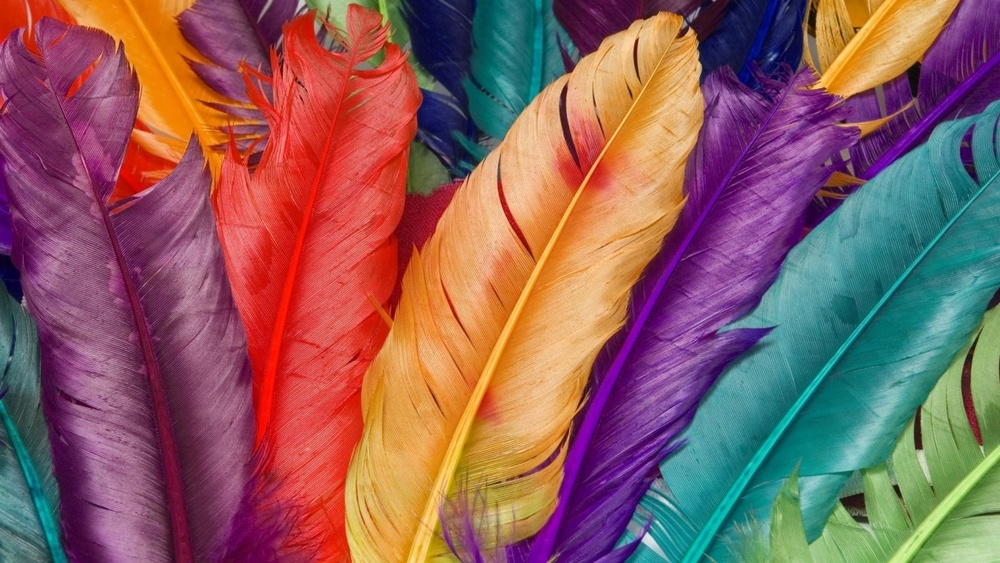
#> input picture hw1/chris/imgs/I0.jpg, 1000 x 563 px, shrunk from 1400 x 788 before the run
$ python Q5.py
#> lines starting #> are read from the running program, lines starting #| are printed output that depends on the picture
import os

import cv2
import numpy as np

img = cv2.imread('./imgs/I0.jpg')
#> img is the input picture: shape (563, 1000, 3); mean B, G, R 93.9, 95.2, 139.8
os.makedirs('./imgs/Q5', exist_ok=True)

# 1. 调整亮度
# 使用convertScaleAbs
# 亮度增强
img_bright = cv2.convertScaleAbs(img, alpha=1, beta=100)
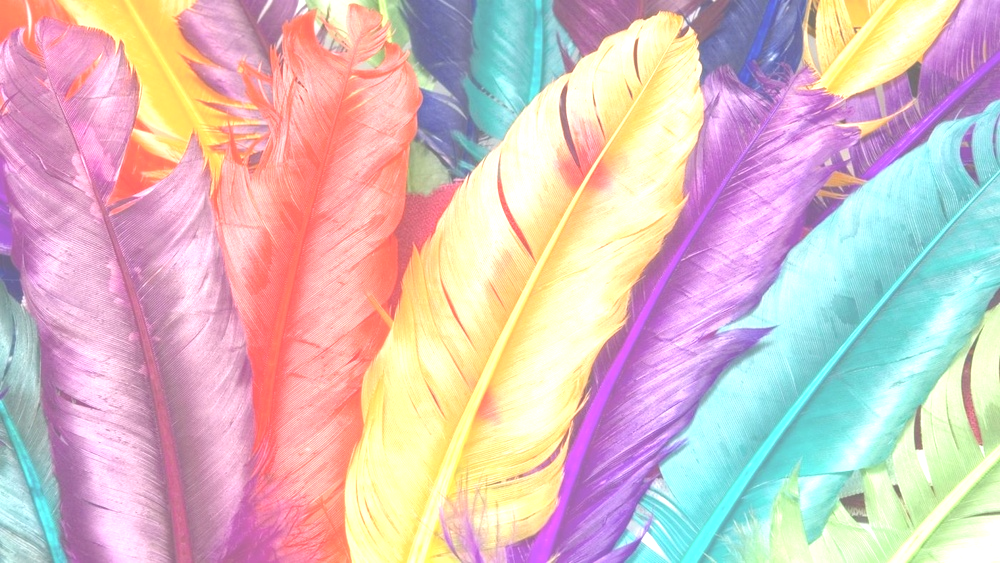
#> img_bright: shape (563, 1000, 3); mean B, G, R 192.6, 191.1, 215.2
cv2.imwrite('./imgs/Q5/I0_bright.jpg', img_bright)

# 2. 调整对比度
# 使用convertScaleAbs
# 对比度增强
img_contrast = cv2.convertScaleAbs(img, alpha=2, beta=0)
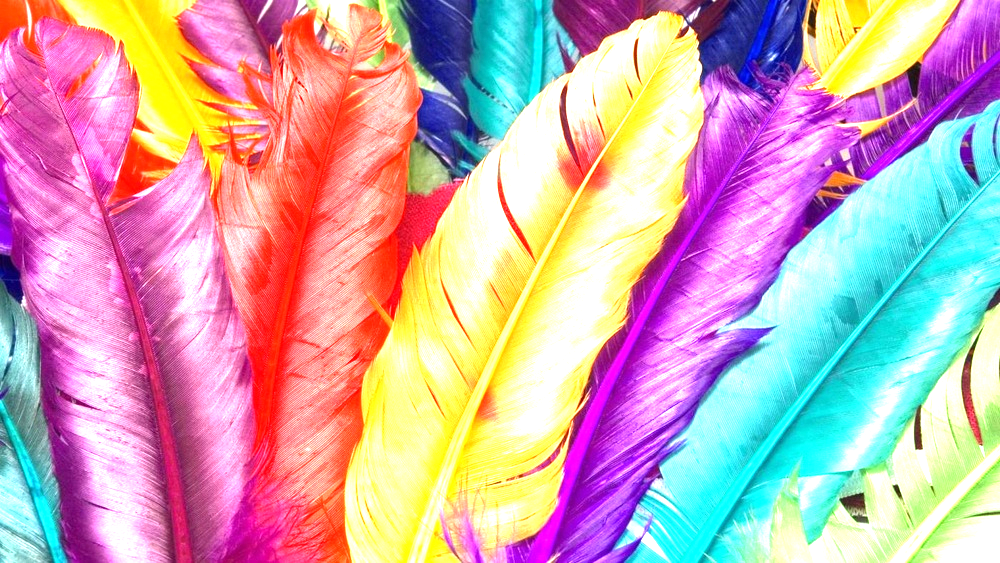
#> img_contrast: shape (563, 1000, 3); mean B, G, R 176.5, 168, 203.5
cv2.imwrite('./imgs/Q5/I0_contrast.jpg', img_contrast)

# 3. 调整饱和度
# 转到HSV空间，调整S通道
# 饱和度增强
img_hsv = cv2.cvtColor(img, cv2.COLOR_BGR2HSV)
#> img_hsv: shape (563, 1000, 3); mean H, S, V 83.1, 165.7, 161.6
h, s, v = cv2.split(img_hsv)
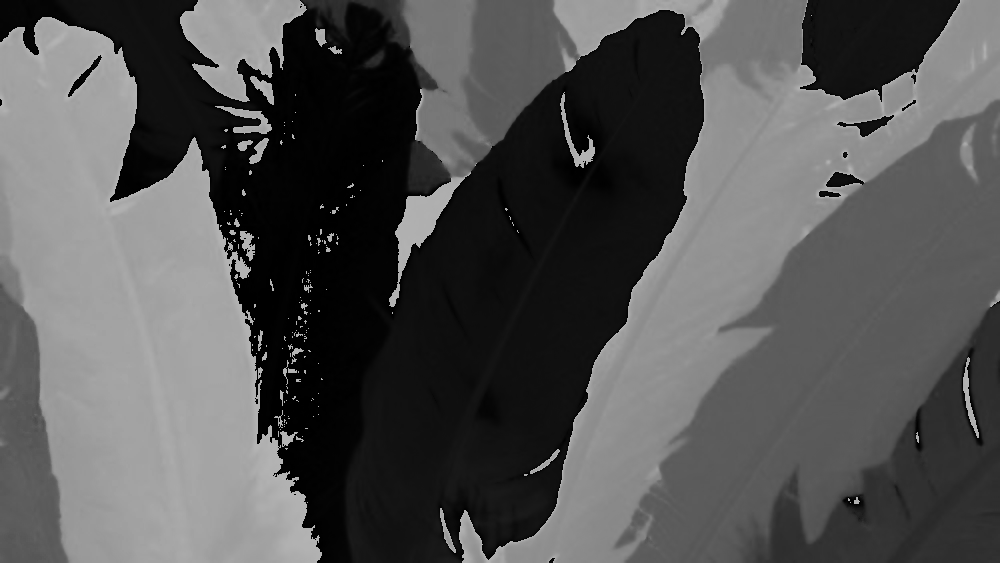
#> h: shape (563, 1000); min 0, max 179, mean 83.1
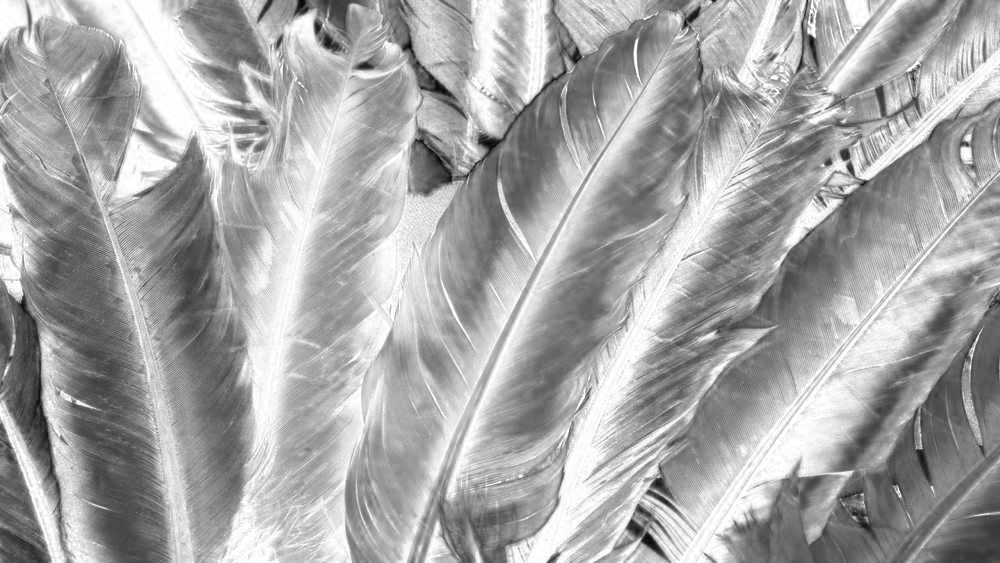
#> s: shape (563, 1000); min 0, max 255, mean 165.7
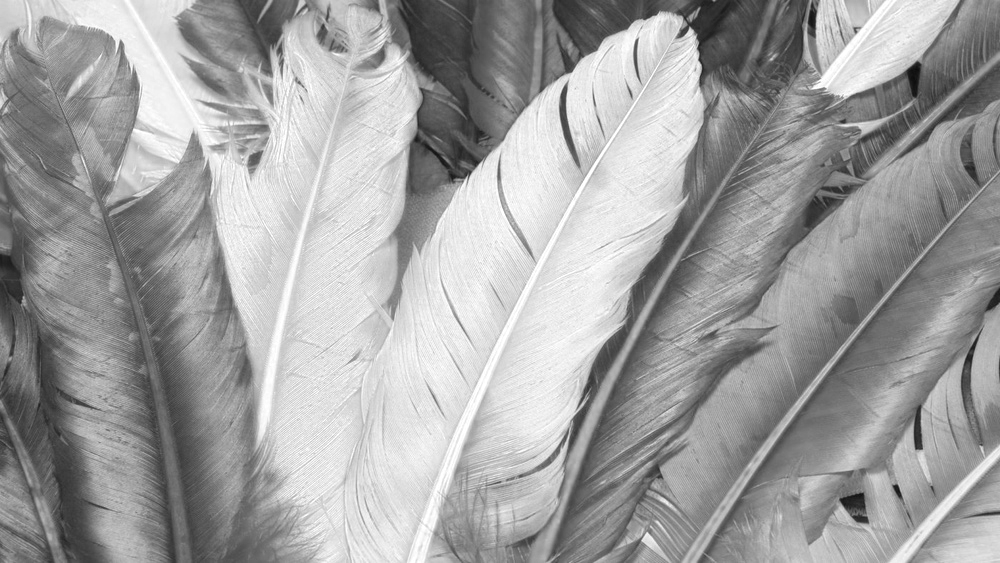
#> v: shape (563, 1000); min 13, max 255, mean 161.6
# 为了给S通道加50，创建一个与S通道同形状的数组，所有值都是50。
s_add = np.full(s.shape, 50, dtype=np.uint8)
# 使用cv2.add来确保加法结果不会超过255的范围
s = cv2.add(s, s_add)
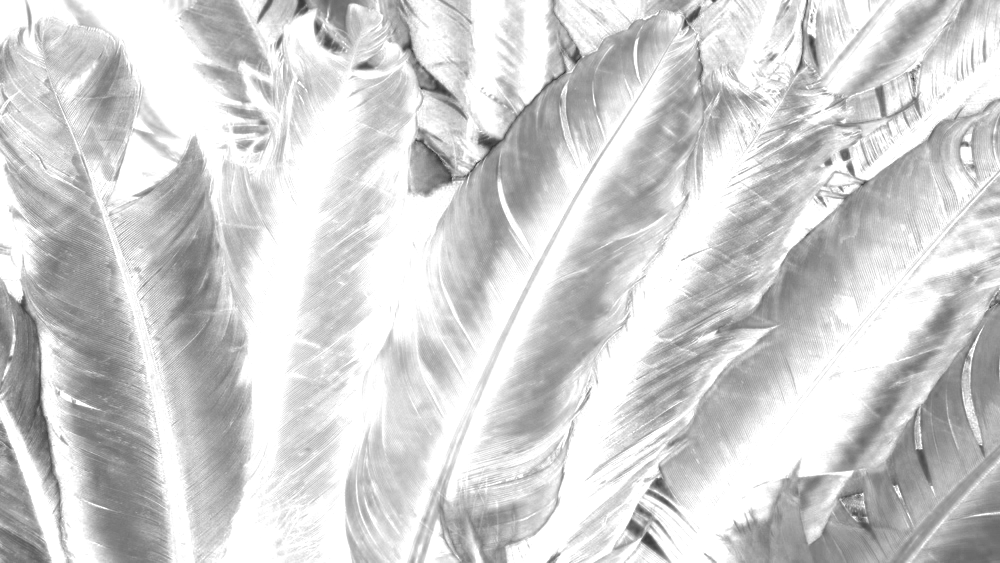
#> s: shape (563, 1000); min 50, max 255, mean 208.6
img_saturation = cv2.merge([h, s, v])
#> img_saturation: shape (563, 1000, 3); mean H, S, V 83.1, 208.6, 161.6
img_saturation = cv2.cvtColor(img_saturation, cv2.COLOR_HSV2BGR)
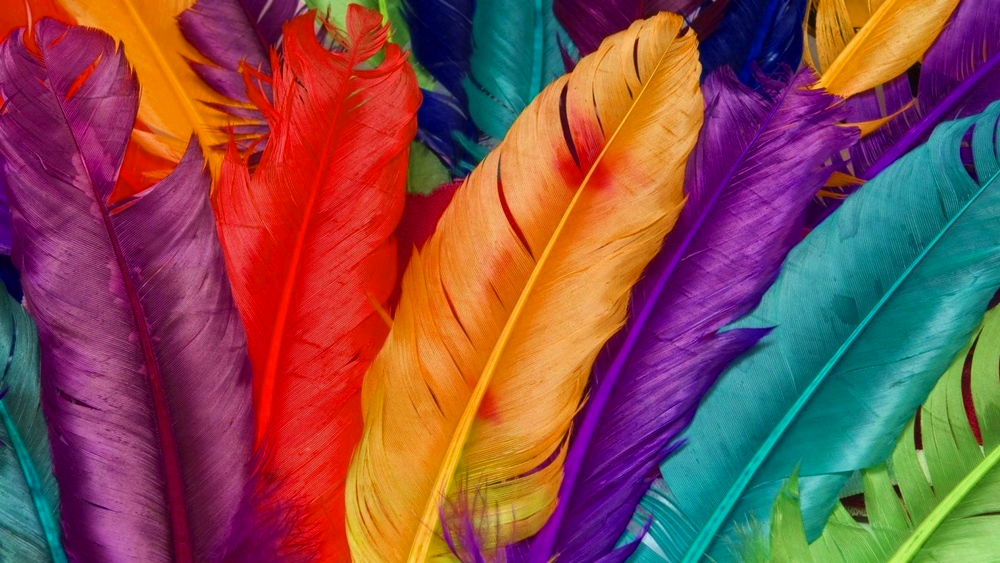
#> img_saturation: shape (563, 1000, 3); mean B, G, R 76, 77.9, 133.5
cv2.imwrite('./imgs/Q5/I0_saturation.jpg', img_saturation)
